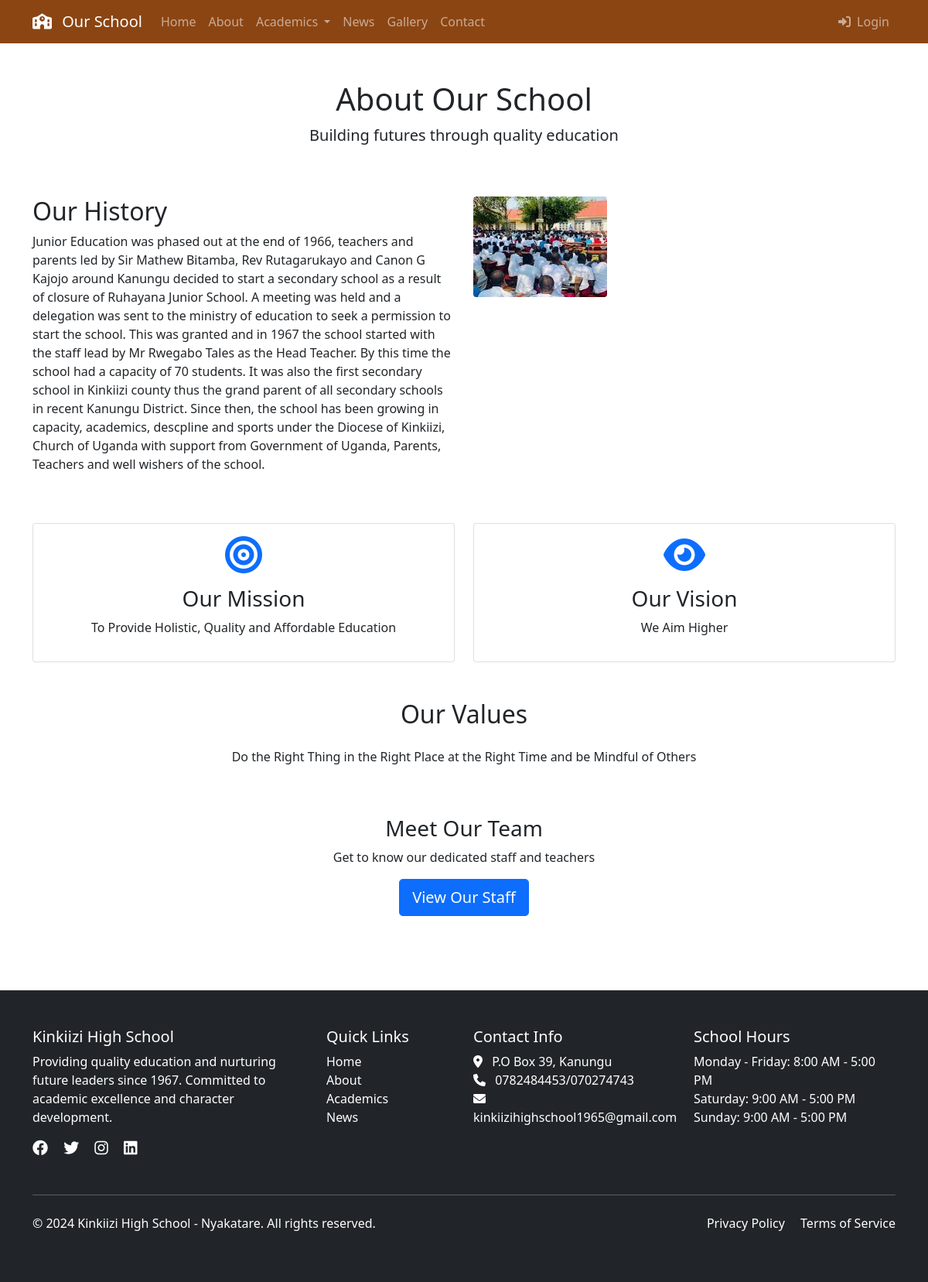
The page /about/ on the database its author committed.
### apps/about/models.py (models this page shows, shortened)
class AboutPage(models.Model):
    title = models.CharField(max_length=200)
    history = models.TextField()
    mission = models.TextField()
    vision = models.TextField()
    values = models.TextField()
    updated_at = models.DateTimeField(auto_now=True)
    class Meta:
        verbose_name_plural = "About Page Content"

### apps/contact/models.py (models this page shows, shortened)
class SiteSettings(models.Model):
    school_description = models.TextField(
        help_text="Description displayed in the footer"
    )
    facebook_url = models.URLField(blank=True, null=True, help_text="Facebook page URL")
    twitter_url = models.URLField(blank=True, null=True, help_text="Twitter profile URL")
    instagram_url = models.URLField(blank=True, null=True, help_text="Instagram profile URL")
    linkedin_url = models.URLField(blank=True, null=True, help_text="LinkedIn page URL")
    school_hours_weekdays = models.CharField(
        max_length=100,
        default="Monday - Friday: 8:00 AM - 3:00 PM",
        help_text="Weekday hours (e.g., Monday - Friday: 8:00 AM - 3:00 PM)"
    )
    school_hours_saturday = models.CharField(
        max_length=100,
        default="Saturday: 9:00 AM - 12:00 PM",
        help_text="Saturday hours"
    )
    school_hours_sunday = models.CharField(
        max_length=100,
        default="Sunday: Closed",
        help_text="Sunday hours"
    )
    copyright_text = models.CharField(
        max_length=200,
        default="© 2024 Our School. All rights reserved.",
        help_text="Copyright text displayed in footer"
    )
    privacy_policy_url = models.URLField(blank=True, null=True, help_text="Privacy Policy page URL")
    terms_of_service_url = models.URLField(blank=True, null=True, help_text="Terms of Service page URL")
    updated_at = models.DateTimeField(auto_now=True)
    class Meta:
        verbose_name_plural = "Site Settings"

class ContactInfo(models.Model):
    school_name = models.CharField(max_length=200)
    address = models.TextField()
    phone = models.CharField(max_length=20)
    email = models.EmailField()
    map_embed_code = models.TextField(help_text="Embed code for Google Maps")
    updated_at = models.DateTimeField(auto_now=True)
    class Meta:
        verbose_name_plural = "Contact Information"

### apps/about/views.py (the view)
# urls.py: path('', AboutView.as_view(), name='about'),
class AboutView(TemplateView):
    template_name = 'about/index.html'
    def get_context_data(self, **kwargs):
        context = super().get_context_data(**kwargs)
        context['about_content'] = AboutPage.objects.first()
        return context

### apps/contact/context_processors.py (called while the page is built)
def site_context(request):
    return {
        'contact_info': ContactInfo.objects.first(),
        'site_settings': SiteSettings.objects.first(),
    }

### templates/about/index.html (shortened to what this page needs)
{% extends "base.html" %}
{% load static %}
{% block content %}
<div class="container py-5">
    <div class="row mb-5">
        <div class="col-12 text-center">
            <h1>About Our School</h1>
            <p class="lead">Building futures through quality education</p>
        </div>
    </div>
    <div class="row mb-5">
        <div class="col-lg-6">
            <h2>Our History</h2>
            {% if about_content %}
            <p>{{ about_content.history }}</p>
            {% else %}
            <p>Founded in 1990, our school has been at the forefront of providing quality education to generations of students. We have grown from a small community school to a leading educational institution known for academic excellence and character development.</p>
            {% endif %}
        </div>
        <div class="col-lg-6">
            <img src="{% static 'history.jpeg' %}" alt="School History" class="img-fluid rounded">
        </div>
    </div>
    <div class="row mb-5">
        <div class="col-md-6">
            <div class="card h-100">
                <div class="card-body text-center">
                    <i class="fas fa-bullseye fa-3x text-primary mb-3"></i>
                    <h3>Our Mission</h3>
                    {% if about_content %}
                    <p>{{ about_content.mission }}</p>
                    {% else %}
                    <p>To provide a nurturing environment that fosters academic excellence, character development, and lifelong learning for all students.</p>
                    {% endif %}
                </div>
            </div>
        </div>
        <div class="col-md-6">
            <div class="card h-100">
                <div class="card-body text-center">
                    <i class="fas fa-eye fa-3x text-primary mb-3"></i>
                    <h3>Our Vision</h3>
                    {% if about_content %}
                    <p>{{ about_content.vision }}</p>
                    {% else %}
                    <p>To be a leading educational institution that empowers students to become responsible global citizens and leaders of tomorrow.</p>
                    {% endif %}
                </div>
            </div>
        </div>
    </div>
    <div class="row mb-5">
        <div class="col-12">
            <h2 class="text-center mb-4">Our Values</h2>
            {% if about_content %}
            <p class="text-center">{{ about_content.values }}</p>
            {% endif %}
        </div>
    </div>
    <div class="row">
        <div class="col-12 text-center">
            <h3>Meet Our Team</h3>
            <p>Get to know our dedicated staff and teachers</p>
            <a href="{% url 'staff' %}" class="btn btn-primary btn-lg">View Our Staff</a>
        </div>
    </div>
</div>
{% endblock %}

### templates/partials/_footer.html (shortened to what this page needs)
<footer class="bg-dark text-white py-5 mt-5">
    <div class="container">
        <div class="row">
            <div class="col-lg-4 mb-4">
                <h5>Kinkiizi High School</h5>
                {% if site_settings and site_settings.school_description %}
                    <p>{{ site_settings.school_description }}</p>
                {% else %}
                    <p>Providing quality education and nurturing future leaders since 1990. Committed to academic excellence and character development.</p>
                {% endif %}
                <div class="social-links">
                    {% if site_settings %}
                        {% if site_settings.facebook_url %}
                            <a href="{{ site_settings.facebook_url }}" class="text-white me-3" target="_blank" rel="noopener noreferrer"><i class="fab fa-facebook fa-lg"></i></a>
                        {% endif %}
                        {% if site_settings.twitter_url %}
                            <a href="{{ site_settings.twitter_url }}" class="text-white me-3" target="_blank" rel="noopener noreferrer"><i class="fab fa-twitter fa-lg"></i></a>
                        {% endif %}
                        {% if site_settings.instagram_url %}
                            <a href="{{ site_settings.instagram_url }}" class="text-white me-3" target="_blank" rel="noopener noreferrer"><i class="fab fa-instagram fa-lg"></i></a>
                        {% endif %}
                        {% if site_settings.linkedin_url %}
                            <a href="{{ site_settings.linkedin_url }}" class="text-white" target="_blank" rel="noopener noreferrer"><i class="fab fa-linkedin fa-lg"></i></a>
                        {% endif %}
                    {% endif %}
                </div>
            </div>
            <div class="col-lg-2 mb-4">
                <h5>Quick Links</h5>
                <ul class="list-unstyled">
                    <li><a href="{% url 'home' %}" class="text-white text-decoration-none">Home</a></li>
                    <li><a href="{% url 'about' %}" class="text-white text-decoration-none">About</a></li>
                    <li><a href="{% url 'academics' %}" class="text-white text-decoration-none">Academics</a></li>
                    <li><a href="{% url 'news_list' %}" class="text-white text-decoration-none">News</a></li>
                </ul>
            </div>
            <div class="col-lg-3 mb-4">
                <h5>Contact Info</h5>
                <ul class="list-unstyled">
                    {% if contact_info %}
                        <li><i class="fas fa-map-marker-alt me-2"></i> {{ contact_info.address|linebreaksbr }}</li>
                        <li><i class="fas fa-phone me-2"></i> {{ contact_info.phone }}</li>
                        <li><i class="fas fa-envelope me-2"></i> {{ contact_info.email }}</li>
                    {% else %}
                        <li><i class="fas fa-map-marker-alt me-2"></i> 123 School Street, City</li>
                        <li><i class="fas fa-phone me-2"></i> (123) 456-7890</li>
                        <li><i class="fas fa-envelope me-2"></i> info@ourschool.edu</li>
                    {% endif %}
                </ul>
            </div>
            <div class="col-lg-3 mb-4">
                <h5>School Hours</h5>
                <ul class="list-unstyled">
                    {% if site_settings %}
                        <li>{{ site_settings.school_hours_weekdays }}</li>
                        <li>{{ site_settings.school_hours_saturday }}</li>
                        <li>{{ site_settings.school_hours_sunday }}</li>
                    {% else %}
                        <li>Monday - Friday: 8:00 AM - 3:00 PM</li>
                        <li>Saturday: 9:00 AM - 12:00 PM</li>
                        <li>Sunday: Closed</li>
                    {% endif %}
                </ul>
            </div>
        </div>
        <hr class="my-4">
        <div class="row">
            <div class="col-md-6">
                <p>{% if site_settings %}{{ site_settings.copyright_text }}{% else %}&copy; 2024 Our School. All rights reserved.{% endif %}</p>
            </div>
            <div class="col-md-6 text-md-end">
                {% if site_settings %}
                    {% if site_settings.privacy_policy_url %}
                        <a href="{{ site_settings.privacy_policy_url }}" class="text-white text-decoration-none me-3">Privacy Policy</a>
                    {% endif %}
                    {% if site_settings.terms_of_service_url %}
                        <a href="{{ site_settings.terms_of_service_url }}" class="text-white text-decoration-none">Terms of Service</a>
                    {% endif %}
                {% else %}
                    <a href="#" class="text-white text-decoration-none me-3">Privacy Policy</a>
                    <a href="#" class="text-white text-decoration-none">Terms of Service</a>
                {% endif %}
            </div>
        </div>
    </div>
</footer>

### rows shown on the page
AboutPage: history "Junior Education was phased out at the end of 1966, teachers and parents led by Sir Mathew Bitamba, Rev Rutagarukayo and Canon G Kajojo around Kanungu decided to start a secondary school as a result of closure of Ruhayana Junior School. A meeting was held and a delegation was sent to the ministry of education to seek a permission to start the school. This was granted and in 1967 the school started with the staff lead by Mr Rwegabo Tales as the Head Teacher. By this time the school had a capacity of 70 students. It was also the first secondary school in Kinkiizi county thus the grand parent of all secondary schools in recent Kanungu District. Since then, the school has been growing in…", mission "To Provide Holistic, Quality and Affordable Education", vision "We Aim Higher", values "Do the Right Thing in the Right Place at the Right Time and be Mindful of Others"
SiteSettings: school_description "Providing quality education and nurturing future leaders since 1967. Committed to academic excellence and character development.", school_hours_weekdays "Monday - Friday: 8:00 AM - 5:00 PM", school_hours_saturday "Saturday: 9:00 AM - 5:00 PM", school_hours_sunday "Sunday: 9:00 AM - 5:00 PM", copyright_text "© 2024 Kinkiizi High School - Nyakatare. All rights reserved."
ContactInfo: address "P.O Box 39, Kanungu", phone "0782484453/070274743", email "kinkiizihighschool1965@gmail.com"
